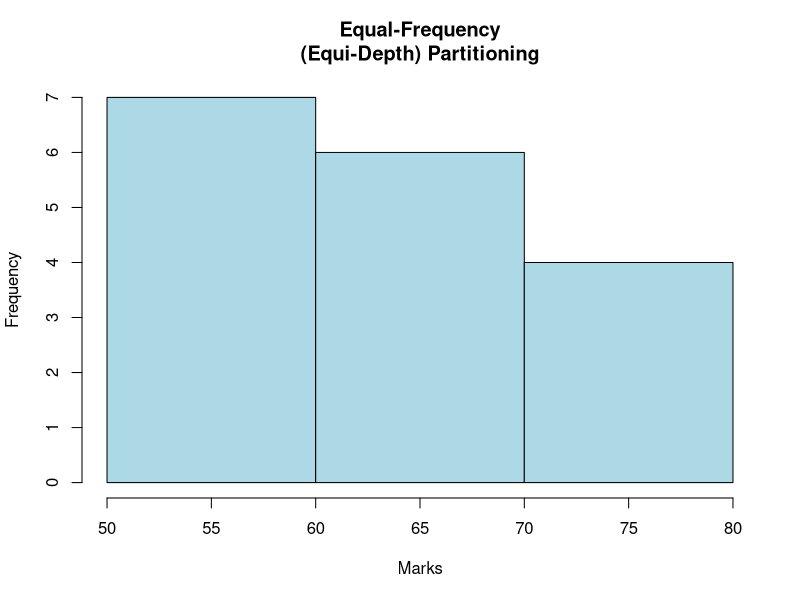

This figure's R source: (Note: this script raises an error after producing the figure.)
marks <- c(55, 60, 71, 63, 55, 65, 50, 55, 58, 59, 61, 63, 65, 67, 71, 72, 75)
num_bins <- 3
bins_eq_frequency <- cut(marks, breaks = num_bins, labels = FALSE)
hist(marks, breaks = num_bins, col = "lightblue", xlab = "Marks", main = "Equal-Frequency
(Equi-Depth) Partitioning")
marks <- c(55, 60, 71, 63, 55, 65, 50, 55, 58, 59, 61, 63, 65, 67, 71, 72, 75)
bin_mean <- tapply(data, cut(data, num_bins), mean)
smoothed_data_by_mean <- unname(bin_mean[as.character(cut(data, num_bins))])
bin_median <- tapply(data, cut(data, num_bins), median)
smoothed_data_by_median <- unname(bin_median[as.character(cut(data, num_bins))])
bin_boundaries <- tapply(data, cut(data, num_bins), function(x) c(min(x), max(x)))
smoothed_data_by_boundaries <- unlist(bin_boundaries[as.character(cut(data, num_bins))])
print("Original data:")
print(data)
print("Smoothed data by bin mean:")
print(smoothed_data_by_mean)
print("Smoothed data by bin median:")
print(smoothed_data_by_median)
print("Smoothed data by bin boundaries:")
